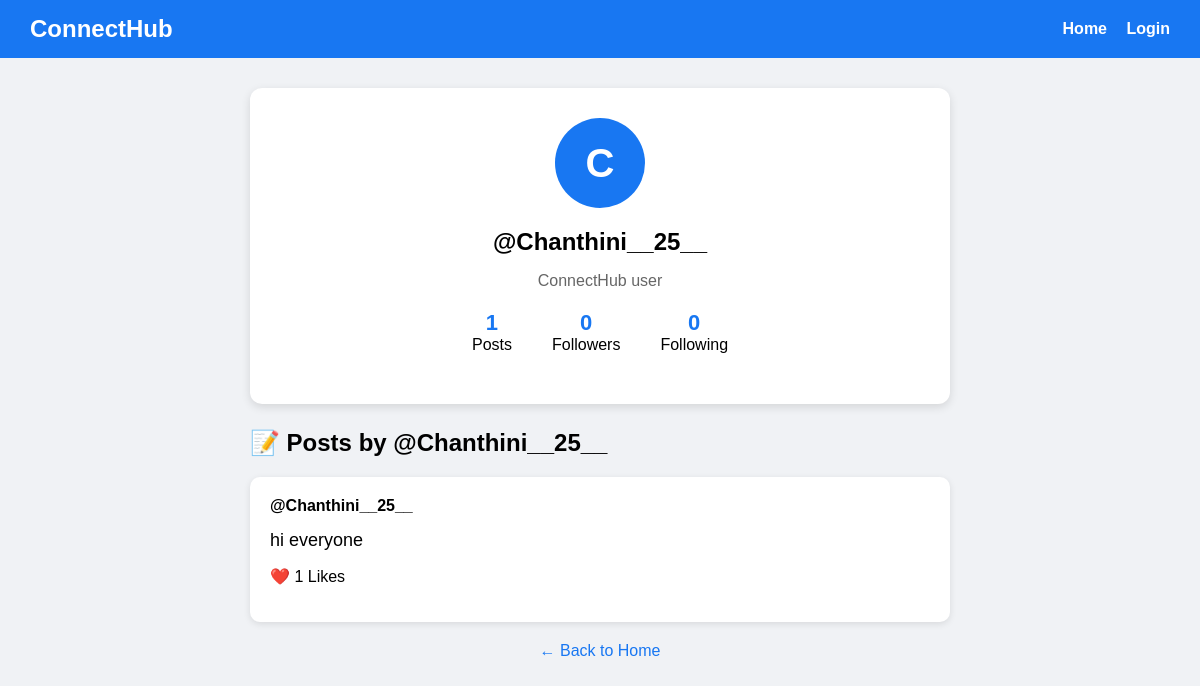
Screenshot of /profile/Chanthini__25__/ with the database file from the repository.
### social/models.py (models this page shows, shortened)
class Profile(models.Model):
    user = models.OneToOneField(User, on_delete=models.CASCADE)
    bio = models.TextField(blank=True)
    profile_image = models.URLField(blank=True)

class Post(models.Model):
    user = models.ForeignKey(User, on_delete=models.CASCADE)
    content = models.TextField()
    image = models.URLField(blank=True)
    created_at = models.DateTimeField(auto_now_add=True)
    likes = models.ManyToManyField(User, related_name='liked_posts', blank=True)
    def total_likes(self):
        return self.likes.count()

### social/views.py (the view)
# urls.py: path('profile/<str:username>/', views.profile, name='profile'),
def profile(request, username):
    user = get_object_or_404(User, username=username)
    posts = Post.objects.filter(user=user).order_by('-created_at')
    followers_count = Follow.objects.filter(
        following=user
    ).count()
    following_count = Follow.objects.filter(
        follower=user
    ).count()
    is_following = False
    if request.user.is_authenticated:
        is_following = Follow.objects.filter(
            follower=request.user,
            following=user
        ).exists()
    return render(request, 'profile.html', {
        'profile_user': user,
        'posts': posts,
        'followers_count': followers_count,
        'following_count': following_count,
        'is_following': is_following
    })

### social/templates/profile.html (shortened to what this page needs)
<!DOCTYPE html>
<html>
<head>
</head>
<body>
<nav>
    <h1>ConnectHub</h1>
    <div>
        <a href="{% url 'home' %}">
            Home
        </a>
        {% if user.is_authenticated %}
            <a href="{% url 'create_post' %}">
                Create Post
            </a>
            <a href="{% url 'logout' %}">
                Logout
            </a>
        {% else %}
            <a href="{% url 'login' %}">
                Login
            </a>
        {% endif %}
    </div>
</nav>
<div class="container">
    <div class="profile-card">
        <div class="profile-icon">
            {{ profile_user.username|first|upper }}
        </div>
        <h2>
            @{{ profile_user.username }}
        </h2>
        {% if profile_user.profile %}
            <p class="bio">
                {{ profile_user.profile.bio|default:"ConnectHub user" }}
            </p>
        {% else %}
            <p class="bio">
                ConnectHub user
            </p>
        {% endif %}
        <div class="stats">
            <div class="stat">
                <strong>{{ posts.count }}</strong>
                Posts
            </div>
            <div class="stat">
                <strong>{{ followers_count }}</strong>
                Followers
            </div>
            <div class="stat">
                <strong>{{ following_count }}</strong>
                Following
            </div>
        </div>
    </div>
    <h2>
        📝 Posts by @{{ profile_user.username }}
    </h2>
    {% for post in posts %}
        <div class="post">
            <strong>
                @{{ post.user.username }}
            </strong>
            <div class="post-content">
                {{ post.content }}
            </div>
            <p>
                ❤️ {{ post.total_likes }} Likes
            </p>
        </div>
    {% empty %}
        <div class="empty">
            <p>
                This user hasn't created any posts yet.
            </p>
        </div>
    {% endfor %}
    <div class="back">
        <a href="{% url 'home' %}">
            ← Back to Home
        </a>
    </div>
</div>
</body>
</html>

### social/templates/profile.html (style rules this page uses)
* { box-sizing: border-box; }
body { margin: 0; font-family: Arial, sans-serif; background: #f0f2f5; }
nav { background: #1877f2; color: white; padding: 15px 30px; display: flex; justify-content: space-between; align-items: center; }
nav h1 { margin: 0; }
nav a { color: white; text-decoration: none; margin-left: 15px; font-weight: bold; }
.container { width: 90%; max-width: 700px; margin: 30px auto; }
.profile-card { background: white; padding: 30px; border-radius: 12px; text-align: center; box-shadow: 0 3px 10px rgba(0,0,0,0.12); margin-bottom: 25px; }
.profile-icon { width: 90px; height: 90px; background: #1877f2; color: white; border-radius: 50%; display: flex; align-items: center; justify-content: center; margin: 0 auto 15px; font-size: 40px; font-weight: bold; }
.profile-card h2 { margin-bottom: 8px; }
.bio { color: #666; margin-bottom: 20px; }
.stats { display: flex; justify-content: center; gap: 40px; margin: 20px 0; }
.stat { text-align: center; }
.stat strong { display: block; font-size: 22px; color: #1877f2; }
.post { background: white; padding: 20px; border-radius: 10px; margin-bottom: 20px; box-shadow: 0 2px 7px rgba(0,0,0,0.1); }
.post-content { font-size: 18px; margin: 15px 0; }
.back { text-align: center; margin-top: 20px; }
.back a { color: #1877f2; text-decoration: none; }

### rows the page displays
Post: user.username "Chanthini__25__", content "hi everyone", total_likes "1"

### other values shown
{{ profile_user.username|first|upper }} "C"
{{ profile_user.username }} "Chanthini__25__"
{{ profile_user.profile.bio|default:"ConnectHub user" }} "ConnectHub user"
{{ posts.count }} "1"
{{ followers_count }} "0"
{{ following_count }} "0"
